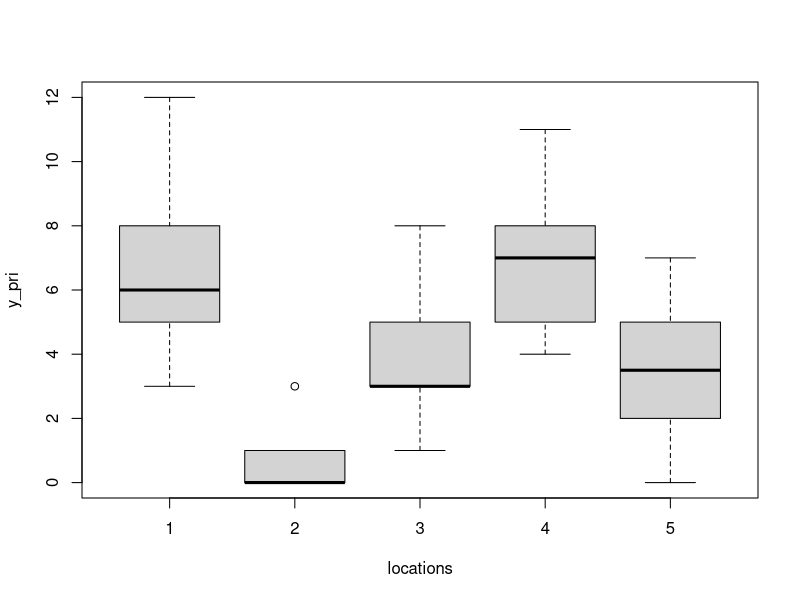
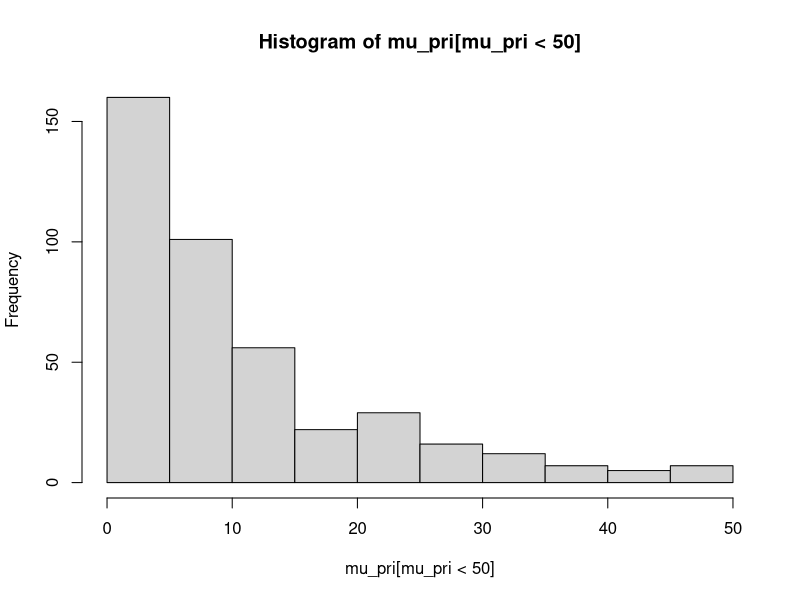
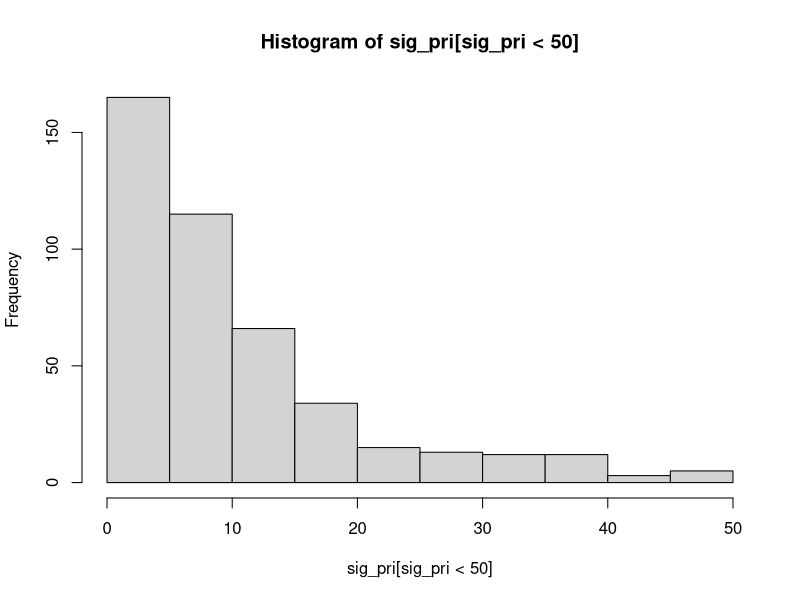
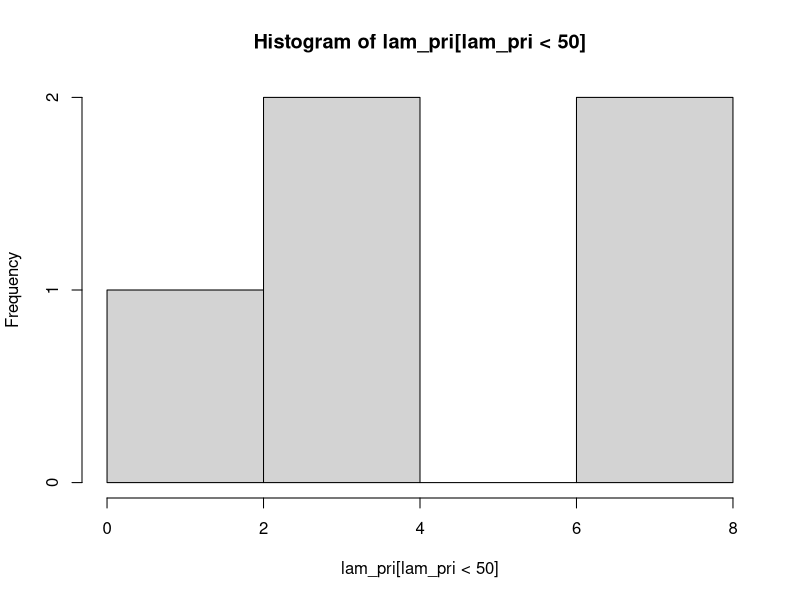

Source code (R) for these figures, in order:

# messing about with priors and feeding the graph
n_sim = 500
alpha_pri = rexp(n_sim, rate=0.5)
beta_pri = rexp(n_sim, rate=5.0)

mu_pri = alpha_pri/beta_pri
sig_pri = sqrt(alpha_pri/beta_pri^2)

# make 5 lambdas for 5 groups
(lam_pri = rgamma(n=5, shape=alpha_pri[1:5], rate=beta_pri[1:5]))

y_pri = rpois(n=150, lambda=rep(lam_pri, each=30))

locations = rep(1:5, each=30)
boxplot(y_pri ~ locations)

summary(mu_pri)
hist(mu_pri[mu_pri < 50]) 

summary(sig_pri)
hist(sig_pri[sig_pri < 50]) 

summary(lam_pri)
hist(lam_pri[lam_pri<50])
